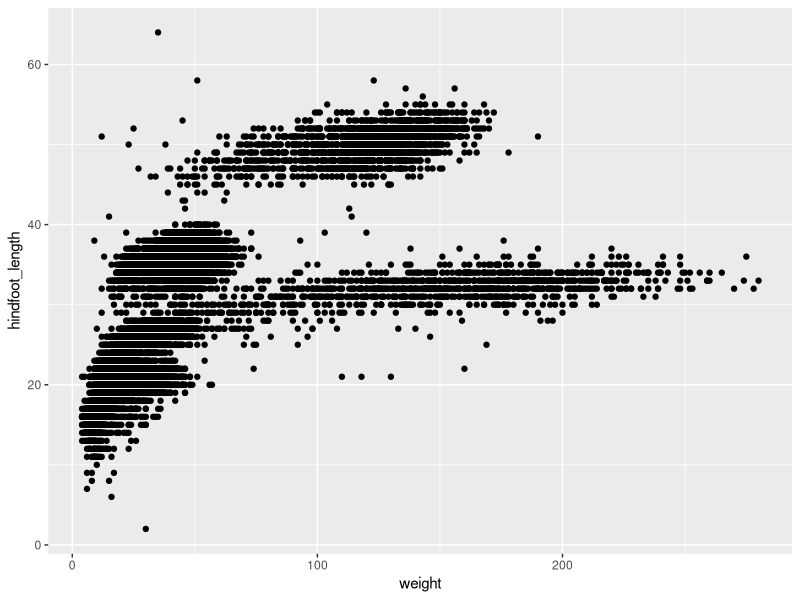
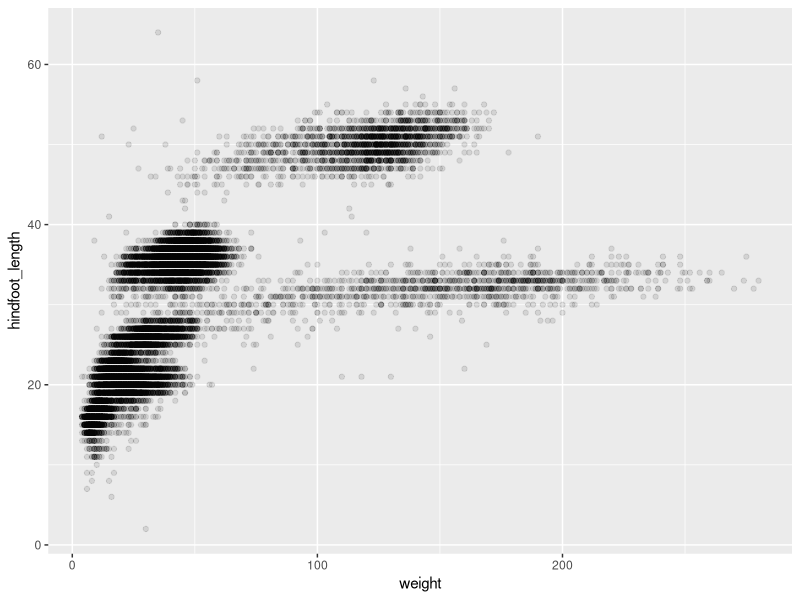
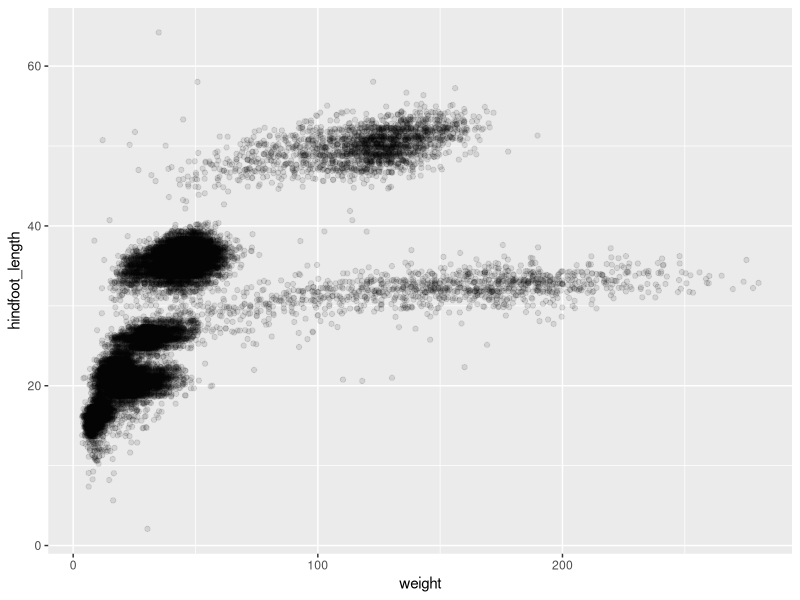
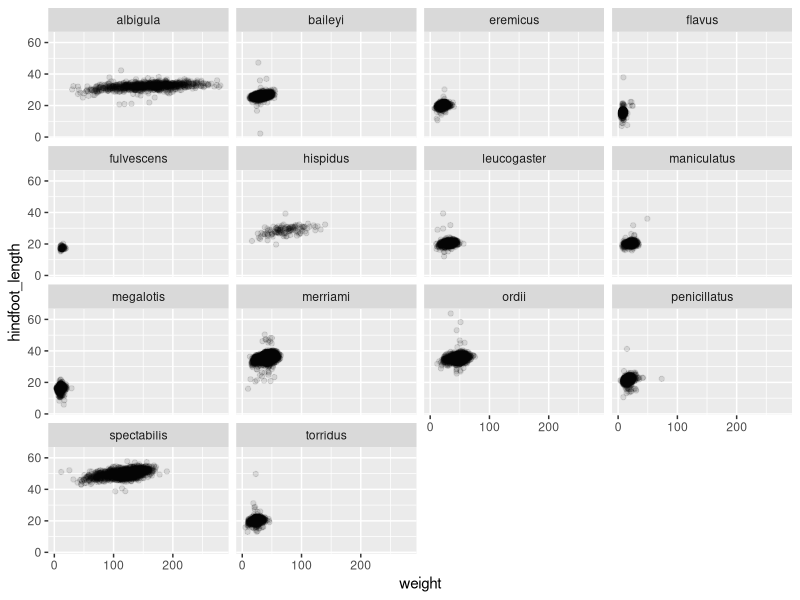
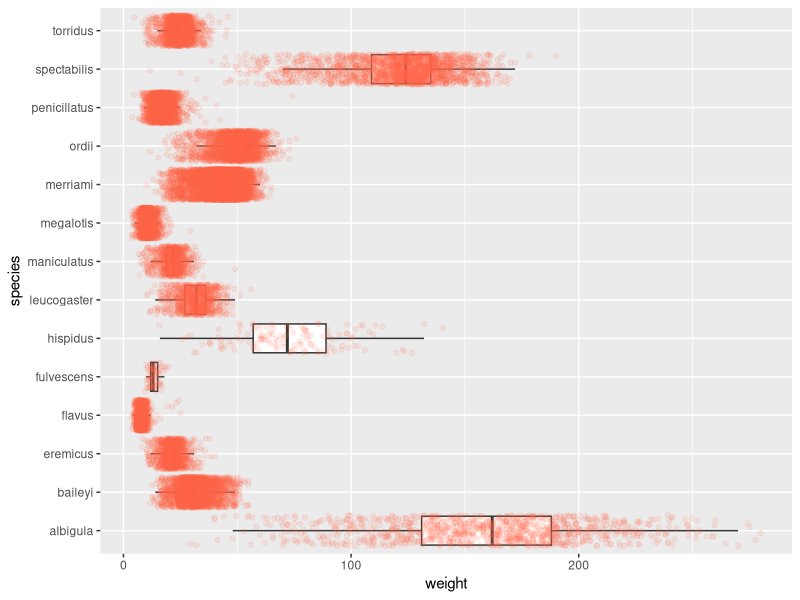
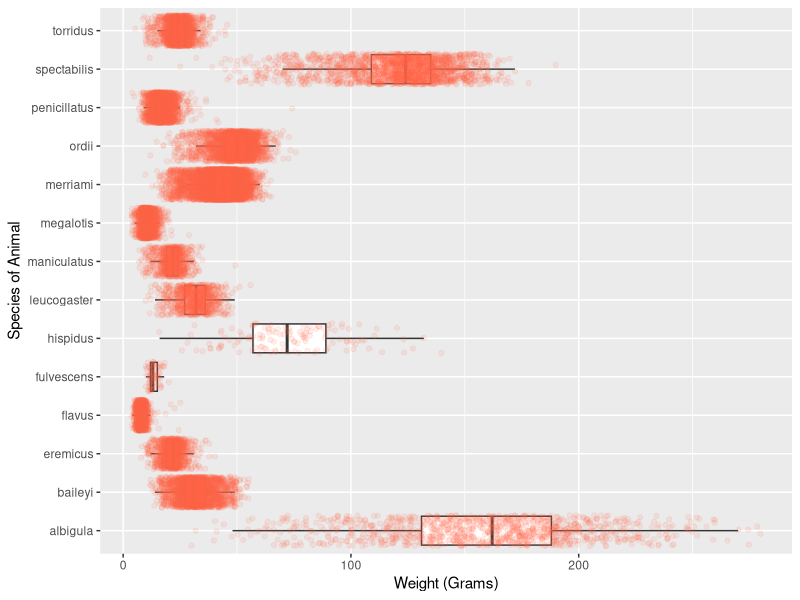
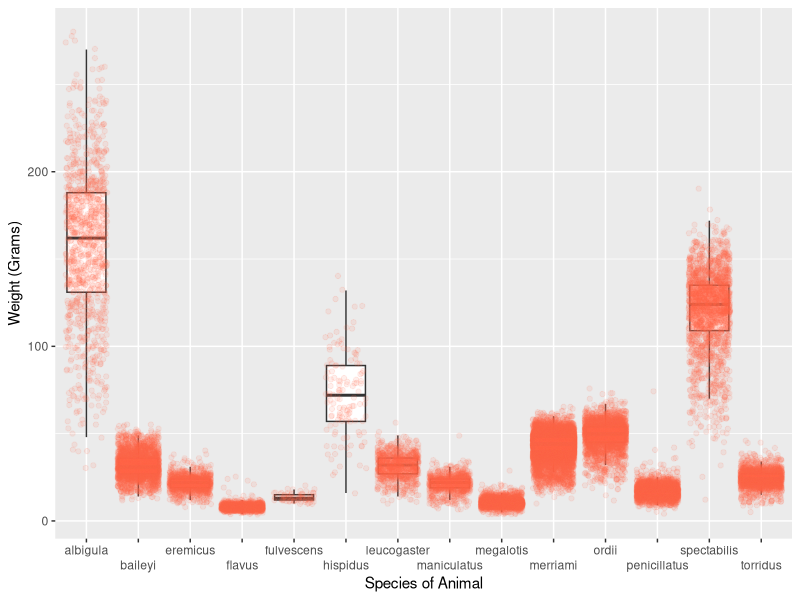

R code for these plots, in order:
## ---- chunk 1
#| message: false
library(tidyverse)
library(here)
## ---- chunk 2
#| message: false
survey = read_csv(here("data", "surveys.csv")
         )
#Answer to #2
dim(survey)

#Answer to #3
#Reference for code https://datatofish.com/data-type-dataframe-r/
str(survey) 
## ---- chunk 3
ggplot(data = survey, mapping = aes(x = weight, y = hindfoot_length)) +
  geom_point()
## ---- chunk 4
ggplot(data = survey, mapping = aes(x = weight, y = hindfoot_length)) +
  geom_point(alpha = 0.1)
## ---- chunk 5
ggplot(data = survey, mapping = aes(x = weight, y = hindfoot_length)) +
  geom_jitter(alpha = 0.1)
## ---- chunk 6
ggplot(data = survey, mapping = aes(x = weight, y = hindfoot_length)) +
  geom_jitter(alpha = 0.1) +
  facet_wrap(~ species)
## ---- chunk 7
ggplot(data = survey, mapping = aes(x = weight, y = species)) +
  geom_boxplot(outlier.shape = NA) +
  geom_jitter(color = "tomato", alpha = 0.1)
## ---- chunk 8
ggplot(data = survey, mapping = aes(x = weight, y = species)) +
  geom_boxplot(outlier.shape = NA) +
  geom_jitter(color = "tomato", alpha = 0.1) +
  labs(x = "Weight (Grams)", y = "Species of Animal")
  
## ---- chunk 9
ggplot(data = survey, mapping = aes(y = weight, x = species)) +
  geom_boxplot(outlier.shape = NA) +
  geom_jitter(color = "tomato", alpha = 0.1) +
  labs(y = "Weight (Grams)", x = "Species of Animal") +
  scale_x_discrete(guide = guide_axis(n.dodge=2))
